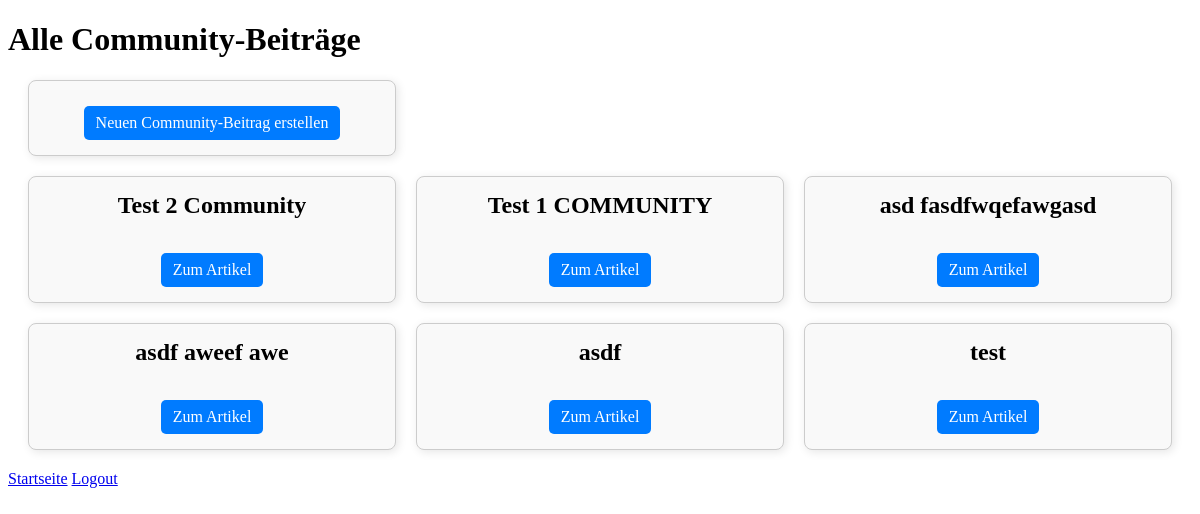
/community/, run on an earlier commit of the app's database.
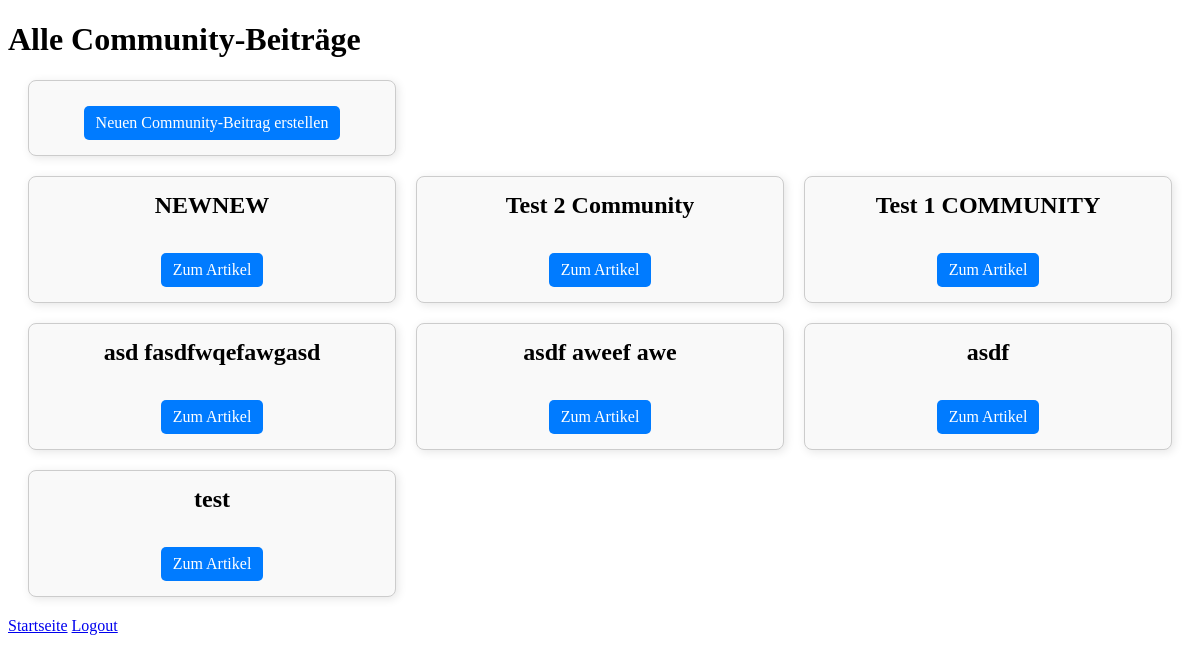
And on a later commit of the database.
### blog/models.py (models this page shows, shortened)
class Article(models.Model):
    title = models.CharField(
        max_length=_TITLE_MAX_LENGTH,
        validators=[
            MinLengthValidator(
                _TITLE_MIN_LENGTH,
                message=f"Titel ist zu kurz (min. {_TITLE_MIN_LENGTH} Zeichen).",
            ),
        ],
    )
    content = models.TextField(
        validators=[
            MinLengthValidator(
                _CONTENT_MIN_LENGTH,
                message=f"Inhalt ist zu kurz (min. {_CONTENT_MIN_LENGTH} Zeichen).",
            ),
            MaxLengthValidator(
                _CONTENT_MAX_LENGTH,
                message=f"Inhalt ist zu lang (max. {_CONTENT_MAX_LENGTH} Zeichen).",
            ),
        ]
    )
    created_at = models.DateTimeField(auto_now_add=True)

### blog/views.py (the view)
# urls.py: path("community/", views.community, name='all_community'),
def community(request):
    articles = Article.objects.all().order_by('-id')
    return render(request, "all_community.html", {"articles": articles})

### blog/templates/all_community.html (shortened to what this page needs)
<!DOCTYPE html>
<html>
<head>
</head>
<body>
    <div class="container">
        <h1>Alle Community-Beiträge</h1>
        <div class="community-grid">
            <div class="community-card">
                <a href="{% url 'add_article' %}" class="btn">Neuen Community-Beitrag erstellen</a>
            </div>
        </div>
        <div class="community-grid">
            {% for article in articles %}
                <div class="community-card">
                    <h3>{{ article.title }}</h3>
                    <a href="{% url 'article_detail' article.pk %}" class="btn">Zum Artikel</a>
                </div>
            {% empty %}
                <p>Keine Community-Beiträge vorhanden.</p>
            {% endfor %}
        </div>
    </div>
    <a href="{% url 'article_list' %}">Startseite</a>
    <a href="{% url 'logout' %}">Logout</a>
</body>
</html>

What changed in the data, as far as the page shows it:
added Article: title "NEWNEW"
